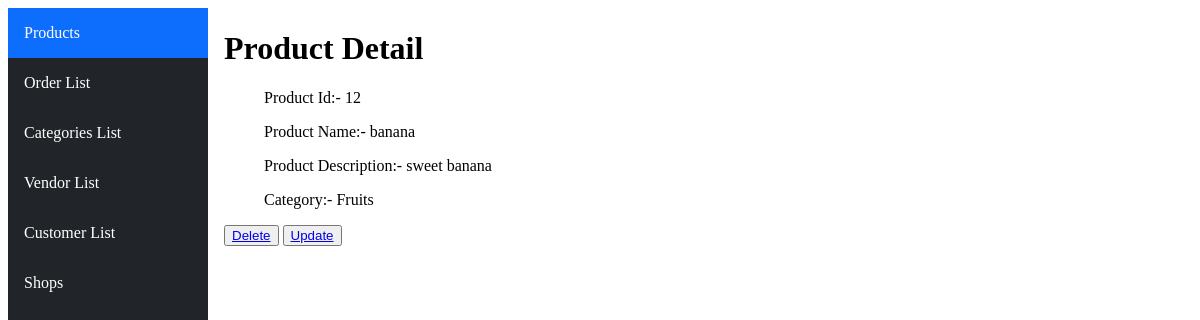
Page /productdetail/12 on the committed database.
### ecommerceApp/models.py (models this page shows, shortened)
class Product(models.Model):
    name=models.CharField(max_length=50)
    description=models.CharField(max_length=1000)
    category=models.ForeignKey(Category,on_delete=models.CASCADE, related_name="category_name")
    shop=models.ManyToManyField(Shop, related_name="shop_name")

class Category(models.Model):
    name=models.CharField(max_length=50)

### ecommerceApp/views.py (the view)
# urls.py: path('productdetail/<int:id>',views.productDetail,name="product-detail"),
def productDetail(request,id):
    product=Product.objects.get(pk=id)
    return render(request,'html/productDetail.html',{"product":product})

### ecommerceApp/templates/html/productDetail.html
{%extends "html/layout.html"%}
{%block body%}
<h1>Product Detail</h1>
    <ul>Product Id:- {{product.id}}</ul>
    <ul>Product Name:- {{product.name}}</ul>
    <ul>Product Description:- {{product.description}}</ul>
    <ul>Category:- {{product.category.name}}</ul>
    <button >
    <a href="{%url 'main:delete-product' product.id %}">Delete</a>
    </button>
    <button>
    <a href="{%url 'main:update-product' product.id %}">Update</a>
    </button>
{%endblock%}

### rows in the picture
Product: id "12", name "banana", description "sweet banana", category.name "Fruits"
